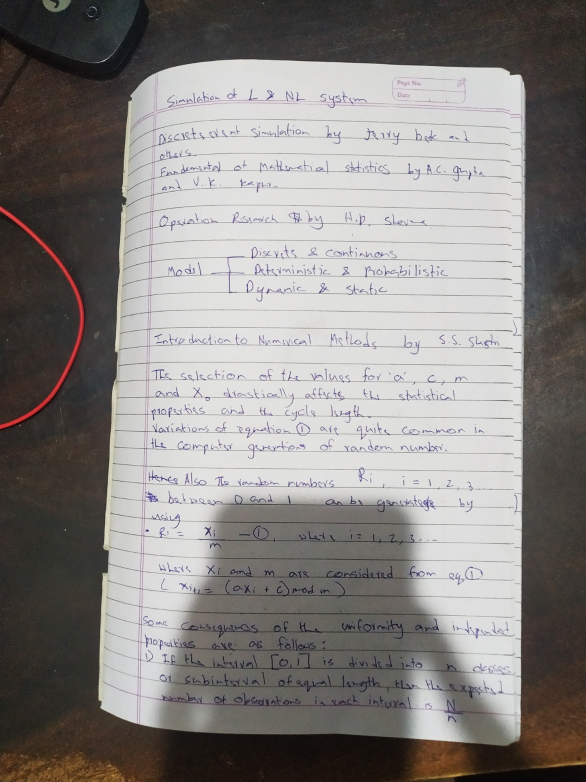
#> input picture notebook2.jpg, 1172 x 1563 px (shown at 1/2 size)
$ python Scanner.py
#> lines starting #> are read from the running program, lines starting #| are printed output that depends on the picture; after the words box and inside, x2 and y2 are one past the last pixel; in counts of white or black regions, pixels touching at a corner belong together
### transform.py
# -*- coding: utf-8 -*-
"""
Created on Sun May 31 00:21:04 2020

@author: Karan Shetty
"""

import numpy as np
import cv2

def order_points(points):

    rect = np.zeros((4,2), dtype = "float32")

    s = points.sum(axis = 1)
    rect[0] = points[np.argmin(s)]
    rect[2] = points[np.argmax(s)]

    diff = np.diff(points)
    rect[1] = points[np.argmin(diff)]
    rect[3] = points[np.argmax(diff)]

    return rect

def four_point_transform(image, points):

    rect = order_points(points)
    (tl, tr, br, bl) = rect

    widthA = np.sqrt(((tl[0] - tr[0])**2) + ((tl[1] - tr[1])**2))
    widthB = np.sqrt(((bl[0] - br[0])**2) + ((bl[1] - br[1])**2))
    maxWidth = max(int(widthA), int(widthB))

    heightA = np.sqrt(((tl[0] - bl[0])**2) + ((tl[1] - bl[1])**2))
    heightB = np.sqrt(((tr[0] - br[0])**2) + ((tr[1] - br[1])**2))
    maxHeight = max(int(heightA), int(heightB))

    dst = np.array([[0,0], [maxWidth - 1,0],[maxWidth - 1,maxHeight - 1],
                    [0,maxHeight - 1]], dtype = "float32")

    M = cv2.getPerspectiveTransform(rect, dst)
    warped = cv2.warpPerspective(image, M, (maxWidth, maxHeight))

    return warped

### Scanner.py
# -*- coding: utf-8 -*-
"""
Created on Fri May 29 20:34:15 2020

@author: Karan Shetty
"""

import numpy as np
import cv2
import imutils
from transform import four_point_transform

#img = cv2.imread('page.jpg')
img = cv2.imread('notebook2.jpg')
#> img is the input picture: shape (1563, 1172, 3); mean B, G, R 130.3, 132.7, 136.2
scan = True
print(img.shape)
#| (1563, 1172, 3)
ratio = img.shape[0] / 500.0
#> ratio = 3.13
orig = img.copy()
img = imutils.resize(img, height = 500)
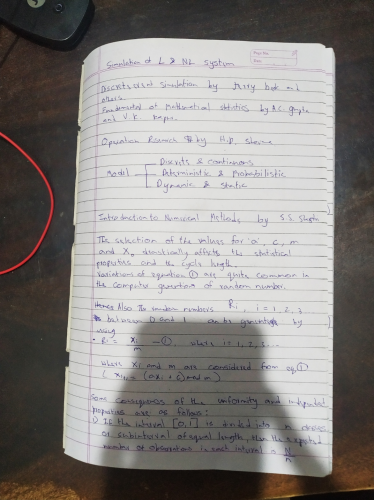
#> img: shape (500, 374, 3); mean B, G, R 130.3, 132.7, 136.2


gray = cv2.cvtColor(img, cv2.COLOR_BGR2GRAY)
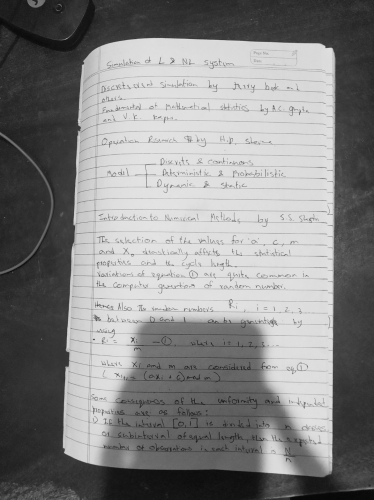
#> gray: shape (500, 374); min 7, max 229, mean 133.5
gray = cv2.GaussianBlur(gray, (5,5), 0)
edge = cv2.Canny(gray, 75, 200)
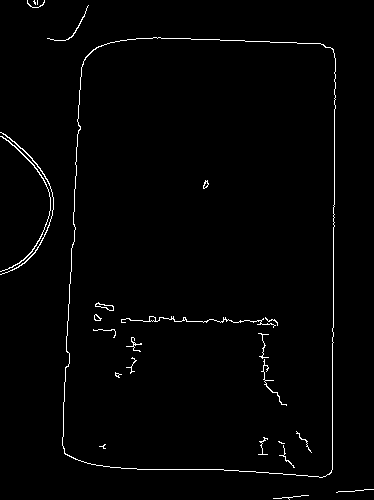
#> edge: shape (500, 374); 1.5% white in thin lines or dots
cv2.imshow("edge", edge)


cv2.waitKey(0)
cv2.destroyAllWindows()

cnts = cv2.findContours(edge, cv2.RETR_LIST,cv2.CHAIN_APPROX_SIMPLE)[1]
#> cnts = 33 contours, 22 with area under 20; largest, box (x1, y1, x2, y2) and area: (62, 37, 336, 478) 111945, (62, 37, 336, 478) 111906, (0, 132, 54, 275) 73, (0, 136, 51, 272) 70, (95, 302, 114, 311) 63
cnts = sorted(cnts, key = cv2.contourArea, reverse = True)[:5]
#> cnts = 5 contours; box (x1, y1, x2, y2) and area: (62, 37, 336, 478) 111945, (62, 37, 336, 478) 111906, (0, 132, 54, 275) 73, (0, 136, 51, 272) 70, (95, 302, 114, 311) 63

for c in cnts:
    peri = cv2.arcLength(c,True)
    approx = cv2.approxPolyDP(c, 0.02*peri, True)

    if len(approx) == 4:
        print("Document Found.")
        ScreenCnt = approx
        scan = True
        break
    else:
        print("No Documents Found.")
        scan = False
        break
#> this loop made 1 pass
#> (peri, ScreenCnt, scan) on pass 1: (1391.5, [[96, 47], [64, 453], [329, 474], [333, 49]], True)
#| Document Found.

if scan :
    print(ScreenCnt)
#| [[[ 96  47]]
#|  [[ 64 453]]
#|  [[329 474]]
#|  [[333  49]]]

    print("STEP 2: Find contours of paper")
    cv2.drawContours(img, [ScreenCnt], -1, (255, 0, 0), 2)
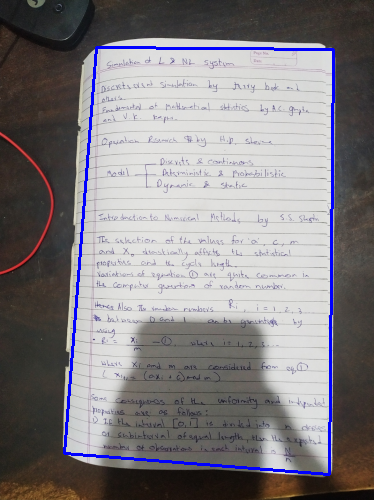
#> img: shape (500, 374, 3); 2.13% of pixels changed, all inside (x1, y1, x2, y2) = (63, 46, 335, 476)
    cv2.imshow("Outline", img)
    cv2.waitKey(0)
    cv2.destroyAllWindows()
    warped = four_point_transform(orig, ScreenCnt.reshape(4,2) * ratio)
#> in order_points, `s = points.sum(axis = 1)`: s = [447, 1616.1, 2510.2, 1194.1]
#> in order_points, `diff = np.diff(points)`: diff = [-153.2, 1216, 453.3, -887.8]
#> in four_point_transform, `rect = order_points(points)`: rect = [[300.1, 146.9], [1041, 153.2], [1028.5, 1481.7], [200.1, 1416.1]]
#> in four_point_transform, `(tl, tr, br, bl) = rect`: tl = [300.1, 146.9]; tr = [1041, 153.2]; br = [1028.5, 1481.7]; bl = [200.1, 1416.1]
#> in four_point_transform, `widthA = np.sqrt(((tl[0] - tr[0])**2) + ((tl[1] - tr[1])**2))`: widthA = 740.9
#> in four_point_transform, `widthB = np.sqrt(((bl[0] - br[0])**2) + ((bl[1] - br[1])**2))`: widthB = 831
#> in four_point_transform, `maxWidth = max(int(widthA), int(widthB))`: maxWidth = 830
#> in four_point_transform, `heightA = np.sqrt(((tl[0] - bl[0])**2) + ((tl[1] - bl[1])**2))`: heightA = 1273.1
#> in four_point_transform, `heightB = np.sqrt(((tr[0] - br[0])**2) + ((tr[1] - br[1])**2))`: heightB = 1328.6
#> in four_point_transform, `maxHeight = max(int(heightA), int(heightB))`: maxHeight = 1328
#> in four_point_transform, `dst = np.array([[0,0], [maxWidth - 1,0],[maxWidth - 1,maxHeight - 1], ..`: dst = [[0, 0], [829, 0], [829, 1327], [0, 1327]]
#> in four_point_transform, `M = cv2.getPerspectiveTransform(rect, dst)`: M = [[1.2, 0.0947, -374.4], [-0.0102, 1.21, -174.2], [5.64e-05, 0.000101, 1]]
#> in four_point_transform, `warped = cv2.warpPerspective(image, M, (maxWidth, maxHeight))`:
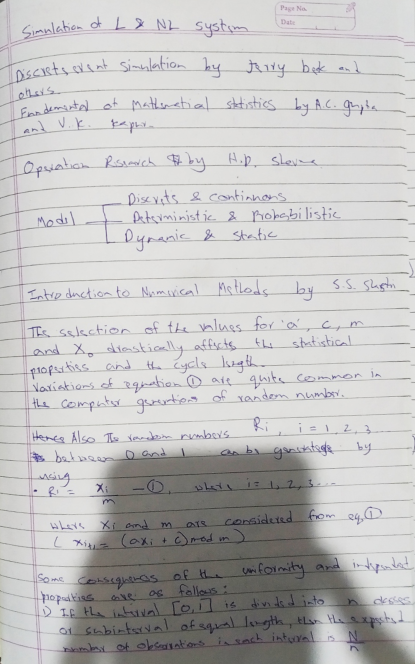
#> warped: shape (1328, 830, 3) (shown at 1/2 size); mean B, G, R 191.7, 191.9, 192.8
    #warped = imutils.resize(warped, height = 500)
    cv2.imshow("Doc", warped)
    cv2.waitKey(0)
    cv2.destroyAllWindows()
    warped = cv2.cvtColor(warped, cv2.COLOR_BGR2GRAY)
#> warped: shape (1328, 830)
    warped = cv2.adaptiveThreshold(warped,255,cv2.ADAPTIVE_THRESH_GAUSSIAN_C,\
                                  cv2.THRESH_BINARY,21,10)
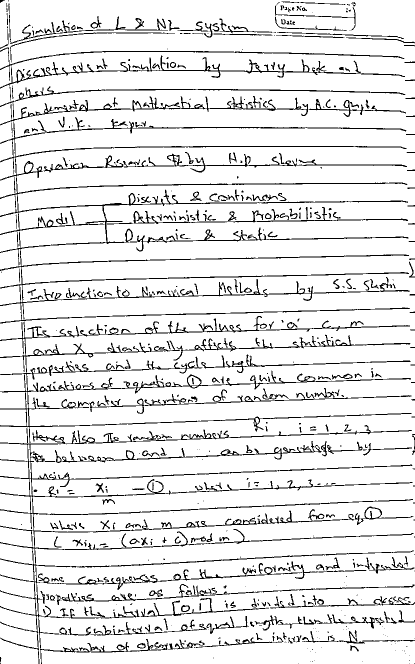
#> warped: shape (1328, 830) (shown at 1/2 size); 90% white; black in thin lines or dots
    cv2.imshow("Documeny", warped)
    cv2.imwrite("Document.jpg", warped)
    cv2.waitKey(0)
    cv2.destroyAllWindows()

$ run again, with page.jpg copied over notebook2.jpg
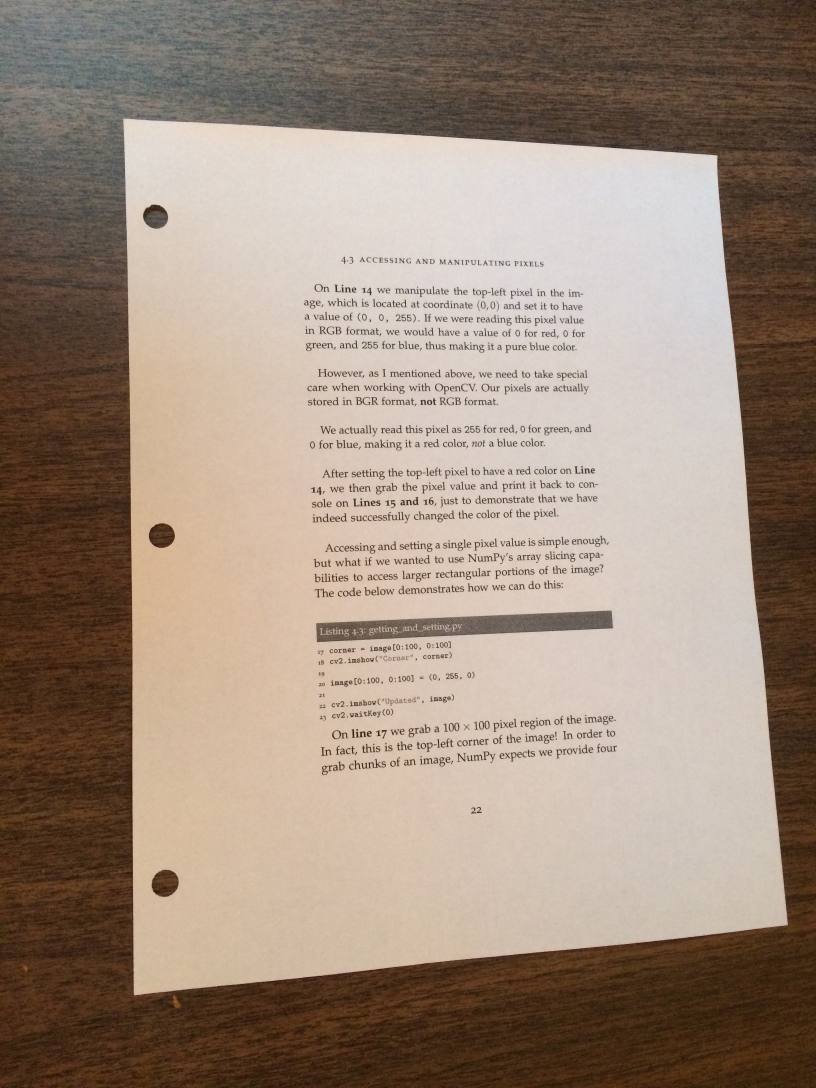
#> input picture page.jpg, 2448 x 3264 px (shown at 1/3 size)
#> img is the input picture: shape (3264, 2448, 3); mean B, G, R 123.7, 138.6, 156.7
#| (3264, 2448, 3)
#> `edge = cv2.Canny(gray, 75, 200)`:
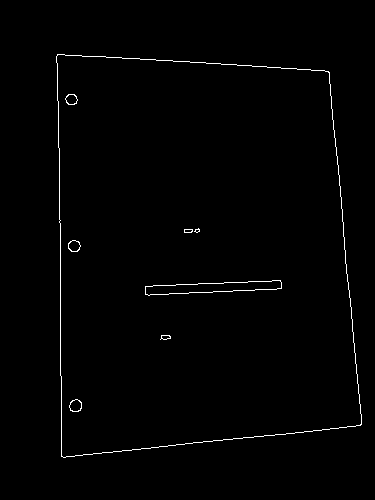
#> edge: shape (500, 375); 0.96% white in thin lines or dots, all inside (x1, y1, x2, y2) = (56, 54, 362, 458)
#> `cnts = cv2.findContours(edge, cv2.RETR_LIST,cv2.CHAIN_APPROX_SIMPLE)[1]`: cnts = 16 contours, 2 with area under 20; largest, box (x1, y1, x2, y2) and area: (56, 54, 362, 458) 108281, (56, 54, 362, 458) 108277, (145, 280, 282, 296) 1154, (145, 280, 282, 296) 1152, (69, 399, 82, 412) 118
#> `cnts = sorted(cnts, key = cv2.contourArea, reverse = True)[:5]`: cnts = 5 contours; box (x1, y1, x2, y2) and area: (56, 54, 362, 458) 108281, (56, 54, 362, 458) 108277, (145, 280, 282, 296) 1154, (145, 280, 282, 296) 1152, (69, 399, 82, 412) 118
#> the loop `for c in cnts:` made 1 pass
#> (peri, ScreenCnt, scan) on pass 1: (1364.1, [[57, 54], [61, 456], [360, 425], [329, 72]], True)
#> (printed output is left out)
#| [[[ 57  54]]
#|  [[ 61 456]]
#|  [[360 425]]
#|  [[329  72]]]
#> s = [724.6, 3375, 5124.5, 2617.7]
#> diff = [-19.58, 2578.6, 424.3, -1677.7]
#> rect = [[372.1, 352.5], [2147.7, 470], [2350.1, 2774.4], [398.2, 2976.8]]
#> tl = [372.1, 352.5]; tr = [2147.7, 470]; br = [2350.1, 2774.4]; bl = [398.2, 2976.8]
#> widthA = 1779.5
#> widthB = 1962.3
#> maxWidth = 1962
#> heightA = 2624.4
#> heightB = 2313.3
#> maxHeight = 2624
#> dst = [[0, 0], [1961, 0], [1961, 2623], [0, 2623]]
#> M = [[0.969, -0.00964, -357.2], [-0.0732, 1.11, -362.5], [-6.7e-05, 4.44e-05, 1]]
#> `warped = cv2.adaptiveThreshold(warped,255,cv2.ADAPTIVE_THRESH_GAUSSIAN..`:
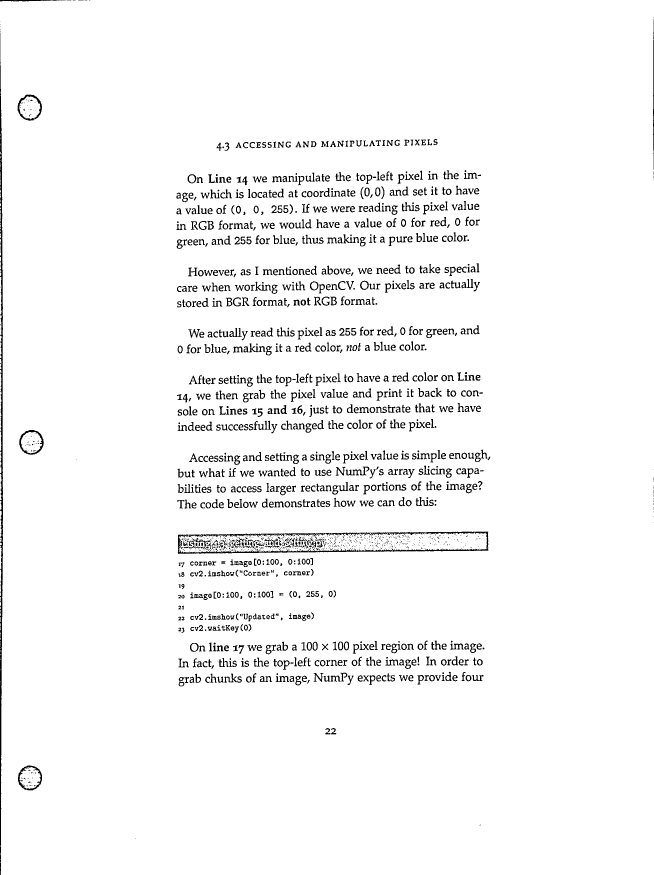
#> warped: shape (2624, 1962) (shown at 1/3 size); 96.5% white; 1734 black regions (609 under 20 px), largest, box (x1, y1, x2, y2) and area: (0, 99, 9, 2624) 10761, (533, 1595, 1465, 1662) 5719, (566, 1596, 1277, 1618) 3238

$ run again, with notebook.jpg copied over notebook2.jpg
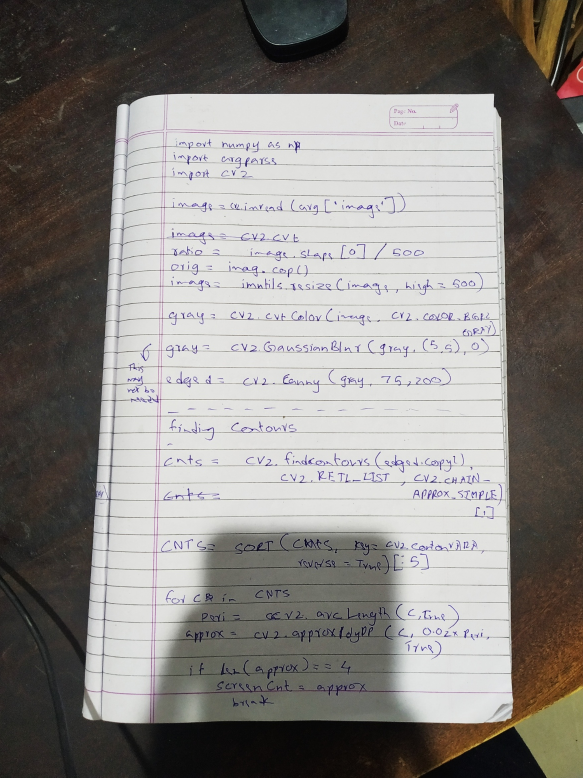
#> input picture notebook.jpg, 1166 x 1555 px (shown at 1/2 size)
#> img is the input picture: shape (1555, 1166, 3); mean B, G, R 127.9, 131.3, 134.6
#| (1555, 1166, 3)
#> `edge = cv2.Canny(gray, 75, 200)`:
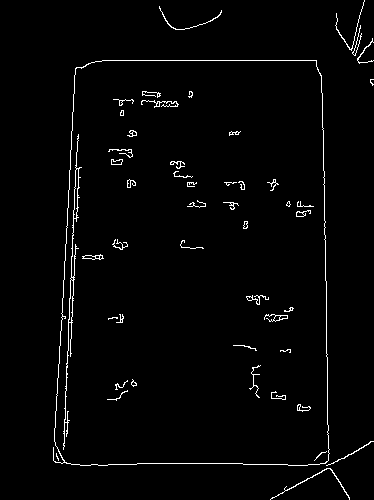
#> edge: shape (500, 374); 2.1% white in thin lines or dots, all inside (x1, y1, x2, y2) = (53, 0, 374, 500)
#> `cnts = cv2.findContours(edge, cv2.RETR_LIST,cv2.CHAIN_APPROX_SIMPLE)[1]`: cnts = 79 contours, 56 with area under 20; largest, box (x1, y1, x2, y2) and area: (53, 60, 330, 466) 104928, (54, 60, 330, 466) 104906, (63, 134, 82, 450) 336, (73, 168, 79, 219) 146, (68, 279, 74, 323) 118
#> `cnts = sorted(cnts, key = cv2.contourArea, reverse = True)[:5]`: cnts = 5 contours; box (x1, y1, x2, y2) and area: (53, 60, 330, 466) 104928, (54, 60, 330, 466) 104906, (63, 134, 82, 450) 336, (73, 168, 79, 219) 146, (68, 279, 74, 323) 118
#> the loop `for c in cnts:` made 1 pass
#> (peri, ScreenCnt, scan) on pass 1: (1389.1, [[76, 67], [53, 460], [325, 463], [316, 60]], True)
#> (printed output is left out)
#| [[[ 76  67]]
#|  [[ 53 460]]
#|  [[325 463]]
#|  [[316  60]]]
#> s = [444.7, 1595.4, 2450.7, 1169.4]
#> diff = [-27.99, 1265.8, 429.2, -796.2]
#> rect = [[236.4, 208.4], [982.8, 186.6], [1010.8, 1439.9], [164.8, 1430.6]]
#> tl = [236.4, 208.4]; tr = [982.8, 186.6]; br = [1010.8, 1439.9]; bl = [164.8, 1430.6]
#> widthA = 746.7
#> widthB = 846
#> maxWidth = 845
#> heightA = 1224.3
#> heightB = 1253.6
#> maxHeight = 1253
#> dst = [[0, 0], [844, 0], [844, 1252], [0, 1252]]
#> M = [[1.2, 0.0701, -297.8], [0.035, 1.2, -258.3], [3.73e-05, 0.000114, 1]]
#> `warped = cv2.adaptiveThreshold(warped,255,cv2.ADAPTIVE_THRESH_GAUSSIAN..`:
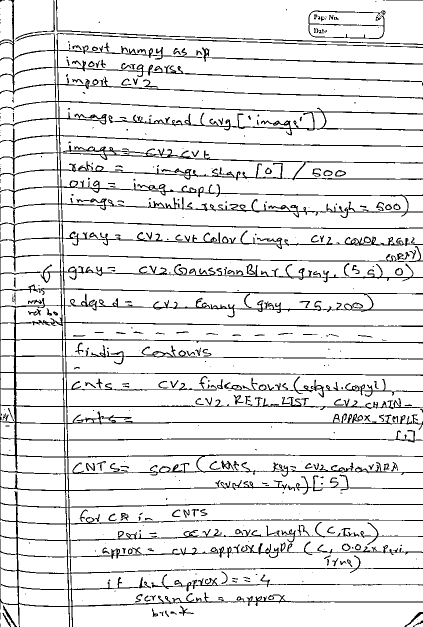
#> warped: shape (1253, 845) (shown at 1/2 size); 90.1% white; black in thin lines or dots
